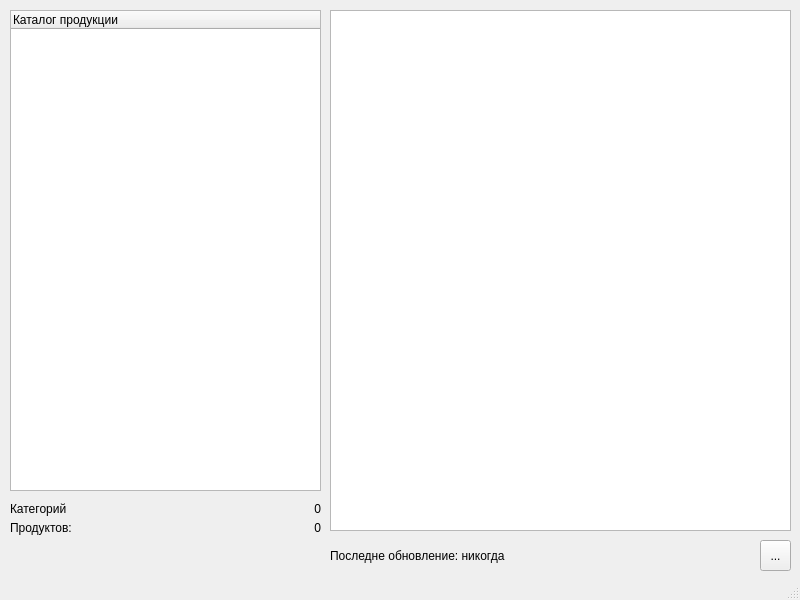
<?xml version="1.0" encoding="UTF-8"?>
<ui version="4.0">
 <class>MainWindow</class>
 <widget class="QMainWindow" name="MainWindow">
  <property name="geometry">
   <rect>
    <x>0</x>
    <y>0</y>
    <width>800</width>
    <height>600</height>
   </rect>
  </property>
  <property name="windowTitle">
   <string>MainWindow</string>
  </property>
  <widget class="QWidget" name="centralwidget">
   <widget class="QTextBrowser" name="productDisplay">
    <property name="geometry">
     <rect>
      <x>330</x>
      <y>10</y>
      <width>461</width>
      <height>521</height>
     </rect>
    </property>
   </widget>
   <widget class="QLabel" name="updateLabel">
    <property name="geometry">
     <rect>
      <x>330</x>
      <y>540</y>
      <width>411</width>
      <height>31</height>
     </rect>
    </property>
    <property name="text">
     <string>Последне обновление: никогда</string>
    </property>
   </widget>
   <widget class="QToolButton" name="refreshButton">
    <property name="geometry">
     <rect>
      <x>760</x>
      <y>540</y>
      <width>31</width>
      <height>31</height>
     </rect>
    </property>
    <property name="text">
     <string>...</string>
    </property>
    <property name="icon">
     <iconset>
      <normaloff>icon-refresh-128.png</normaloff>icon-refresh-128.png</iconset>
    </property>
   </widget>
   <widget class="QTreeWidget" name="catalogTreeWidget">
    <property name="geometry">
     <rect>
      <x>10</x>
      <y>10</y>
      <width>311</width>
      <height>481</height>
     </rect>
    </property>
    <column>
     <property name="text">
      <string>Каталог продукции</string>
     </property>
    </column>
   </widget>
   <widget class="QLabel" name="label_2">
    <property name="geometry">
     <rect>
      <x>10</x>
      <y>520</y>
      <width>271</width>
      <height>16</height>
     </rect>
    </property>
    <property name="text">
     <string>Продуктов:</string>
    </property>
   </widget>
   <widget class="QLabel" name="label_3">
    <property name="geometry">
     <rect>
      <x>10</x>
      <y>500</y>
      <width>271</width>
      <height>18</height>
     </rect>
    </property>
    <property name="text">
     <string>Категорий</string>
    </property>
   </widget>
   <widget class="QLabel" name="categoryCounter">
    <property name="geometry">
     <rect>
      <x>290</x>
      <y>500</y>
      <width>31</width>
      <height>18</height>
     </rect>
    </property>
    <property name="text">
     <string>0</string>
    </property>
    <property name="alignment">
     <set>Qt::AlignRight|Qt::AlignTrailing|Qt::AlignVCenter</set>
    </property>
   </widget>
   <widget class="QLabel" name="productCounter">
    <property name="geometry">
     <rect>
      <x>290</x>
      <y>520</y>
      <width>31</width>
      <height>16</height>
     </rect>
    </property>
    <property name="text">
     <string>0</string>
    </property>
    <property name="alignment">
     <set>Qt::AlignRight|Qt::AlignTrailing|Qt::AlignVCenter</set>
    </property>
   </widget>
  </widget>
  <widget class="QStatusBar" name="statusbar"/>
 </widget>
 <resources/>
 <connections/>
</ui>
